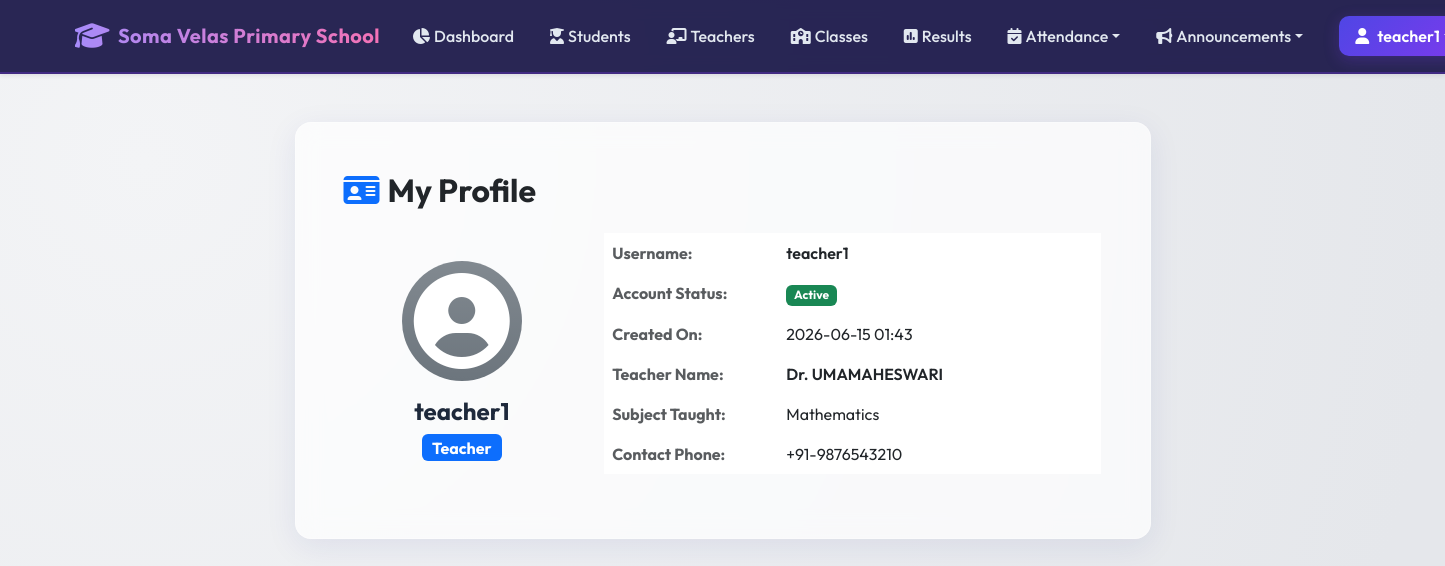
Page /auth/profile (signed in) on the committed database.
### models.py (models this page shows, shortened)
class User(db.Model):
    __tablename__ = 'users'
    id = db.Column(db.Integer, primary_key=True)
    username = db.Column(db.String(100), unique=True, nullable=False)
    password_hash = db.Column(db.String(255), nullable=False)
    role_id = db.Column(db.Integer, db.ForeignKey('roles.id'), nullable=False)
    is_active = db.Column(db.Boolean, default=True, nullable=False)
    created_at = db.Column(db.DateTime, default=datetime.utcnow)
    teacher_profile = db.relationship('Teacher', backref='user', uselist=False, cascade="all, delete-orphan")
    student_profile = db.relationship('Student', backref='user', uselist=False, cascade="all, delete-orphan")
    def has_permission(self, perm_name):
        return any(p.name == perm_name for p in self.role.permissions)

class Role(db.Model):
    __tablename__ = 'roles'
    id = db.Column(db.Integer, primary_key=True)
    name = db.Column(db.String(50), unique=True, nullable=False) # e.g. Principal, Teacher, Student Representative, Student
    description = db.Column(db.String(255))
    users = db.relationship('User', backref='role', lazy=True)
    permissions = db.relationship('Permission', secondary=role_permissions, backref=db.backref('roles', lazy='dynamic'))

class Teacher(db.Model):
    __tablename__ = 'teachers'
    id = db.Column(db.Integer, primary_key=True)
    user_id = db.Column(db.Integer, db.ForeignKey('users.id', ondelete='CASCADE'), unique=True, nullable=False)
    name = db.Column(db.String(100), nullable=False)
    subject = db.Column(db.String(100), nullable=False)
    phone = db.Column(db.String(20), nullable=False)
    classes = db.relationship('Class', backref='teacher', lazy=True)

### blueprints/auth.py (the view)
@auth_bp.route('/profile')
@login_required
def profile():
    return render_template('auth/profile.html', user=g.current_user)

### templates/auth/profile.html (shortened to what this page needs)
{% extends "base.html" %}
{% block content %}
<div class="row justify-content-center">
    <div class="col-md-8">
        <div class="glass-panel p-5">
            <h2 class="fw-bold mb-4 text-dark"><i class="fa-solid fa-id-card me-2 text-primary"></i>My Profile</h2>
            <div class="row g-4 align-items-center">
                <div class="col-md-4 text-center">
                    <div class="bg-secondary bg-gradient text-white rounded-circle d-inline-flex align-items-center justify-content-center" style="width: 120px; height: 120px;">
                        <i class="fa-solid fa-user-circle" style="font-size: 6rem;"></i>
                    </div>
                    <h4 class="mt-3 fw-bold">{{ user.username }}</h4>
                    <span class="badge bg-primary fs-6">{{ user.role.name }}</span>
                </div>
                <div class="col-md-8">
                    <table class="table table-borderless">
                        <tbody>
                            <tr>
                                <th class="text-muted" style="width: 35%;">Username:</th>
                                <td class="fw-semibold">{{ user.username }}</td>
                            </tr>
                            <tr>
                                <th class="text-muted">Account Status:</th>
                                <td><span class="badge bg-success">Active</span></td>
                            </tr>
                            <tr>
                                <th class="text-muted">Created On:</th>
                                <td>{{ user.created_at.strftime('%Y-%m-%d %H:%M') }}</td>
                            </tr>
                            {% if user.teacher_profile %}
                                <tr>
                                    <th class="text-muted">Teacher Name:</th>
                                    <td class="fw-semibold">{{ user.teacher_profile.name }}</td>
                                </tr>
                                <tr>
                                    <th class="text-muted">Subject Taught:</th>
                                    <td>{{ user.teacher_profile.subject }}</td>
                                </tr>
                                <tr>
                                    <th class="text-muted">Contact Phone:</th>
                                    <td>{{ user.teacher_profile.phone }}</td>
                                </tr>
                            {% endif %}
                        </tbody>
                    </table>
                </div>
            </div>
        </div>
    </div>
</div>
{% endblock %}

### templates/base.html (shortened to what this page needs)
<!DOCTYPE html>
<html lang="en">
<head>
    <link href="https://cdn.jsdelivr.net/npm/bootstrap@5.3.0/dist/css/bootstrap.min.css" rel="stylesheet">
    <link href="https://cdnjs.cloudflare.com/ajax/libs/font-awesome/6.4.0/css/all.min.css" rel="stylesheet">
    <link href="{{ url_for('static', filename='css/portal.css') }}" rel="stylesheet">
</head>
<body>
    <nav class="navbar navbar-expand-lg navbar-dark navbar-premium py-3 mb-4 shadow-sm">
        <div class="container">
            <a class="navbar-brand d-flex align-items-center" href="{{ url_for('root') }}">
                <i class="fa-solid fa-graduation-cap me-2 fs-3"></i>
                <span>Soma Velas Primary School</span>
            </a>
            <div class="collapse navbar-collapse" id="navbarNav">
                <ul class="navbar-nav ms-auto align-items-center gap-1">
                    {% if current_user %}
                        <li class="nav-item">
                            <a class="nav-link nav-link-premium d-flex align-items-center" href="{{ url_for('home') }}">
                                <i class="fa-solid fa-chart-pie me-1"></i> Dashboard
                            </a>
                        </li>
                        {% if current_user.role.name in ['Principal', 'Teacher', 'Student Representative'] %}
                            <li class="nav-item">
                                <a class="nav-link nav-link-premium d-flex align-items-center" href="{{ url_for('academic.students_list') }}">
                                    <i class="fa-solid fa-user-graduate me-1"></i> Students
                                </a>
                            </li>
                        {% endif %}
                        {% if current_user.role.name in ['Principal', 'Teacher'] %}
                            <li class="nav-item">
                                <a class="nav-link nav-link-premium d-flex align-items-center" href="{{ url_for('academic.teachers_list') }}">
                                    <i class="fa-solid fa-chalkboard-user me-1"></i> Teachers
                                </a>
                            </li>
                        {% endif %}
                        <li class="nav-item">
                            <a class="nav-link nav-link-premium d-flex align-items-center" href="{{ url_for('academic.classes_list') }}">
                                <i class="fa-solid fa-school me-1"></i> Classes
                            </a>
                        </li>
                        <li class="nav-item">
                            <a class="nav-link nav-link-premium d-flex align-items-center" href="{{ url_for('academic.results_list') }}">
                                <i class="fa-solid fa-square-poll-vertical me-1"></i> Results
                            </a>
                        </li>
                        <li class="nav-item dropdown">
                            <a class="nav-link nav-link-premium dropdown-toggle d-flex align-items-center" href="#" id="navbarDropdown" role="button" data-bs-toggle="dropdown" aria-expanded="false">
                                <i class="fa-solid fa-calendar-check me-1"></i> Attendance
                            </a>
                        </li>
                        <li class="nav-item dropdown">
                            <a class="nav-link nav-link-premium dropdown-toggle d-flex align-items-center" href="#" id="navbarAnnouncementsDropdown" role="button" data-bs-toggle="dropdown" aria-expanded="false">
                                <i class="fa-solid fa-bullhorn me-1"></i> Announcements
                            </a>
                        </li>
                        <li class="nav-item ms-lg-3">
                            <div class="dropdown">
                                <a class="btn btn-premium px-3 py-2 d-flex align-items-center dropdown-toggle" href="#" role="button" id="userMenuLink" data-bs-toggle="dropdown" aria-expanded="false">
                                    <i class="fa-solid fa-user me-2"></i> {{ current_user.username }}
                                </a>
                            </div>
                        </li>
                    {% else %}
                        <li class="nav-item">
                            <a class="btn btn-premium px-4" href="{{ url_for('auth.login') }}">
                                <i class="fa-solid fa-right-to-bracket me-2"></i> Login
                            </a>
                        </li>
                    {% endif %}
                </ul>
            </div>
        </div>
    </nav>
    <div class="container my-5">
        <div class="row justify-content-center">
            <div class="col-12">
                {% block content %}{% endblock %}
            </div>
        </div>
    </div>
</body>
</html>

### static/css/portal.css (style rules this page uses)
:root { --primary-gradient: linear-gradient(135deg, #4f46e5 0%, #7c3aed 100%); --glass-bg: rgba(255, 255, 255, 0.7); --glass-border: rgba(255, 255, 255, 0.3); --dark-primary: #1e1b4b; --dark-secondary: #312e81; --accent: #f43f5e; --success: #10b981; --warning: #f59e0b; --info: #06b6d4; --text-main: #1e293b; --text-muted: #64748b; --bg-main: #f8fafc; }
body { font-family: 'Outfit', sans-serif; background: radial-gradient(circle at 10% 20%, rgba(243, 244, 246, 1) 0%, rgba(229, 231, 235, 1) 90%); min-height: 100vh; color: var(--text-main); overflow-x: hidden; }
.glass-panel { background: var(--glass-bg); backdrop-filter: blur(12px); -webkit-backdrop-filter: blur(12px); border: 1px solid var(--glass-border); border-radius: 16px; box-shadow: 0 8px 32px 0 rgba(31, 38, 135, 0.08); transition: all 0.3s cubic-bezier(0.4, 0, 0.2, 1); }
.navbar-premium { background: rgba(30, 27, 75, 0.95) !important; backdrop-filter: blur(8px); border-bottom: 2px solid rgba(124, 58, 237, 0.3); }
.navbar-brand { font-weight: 700; letter-spacing: 0.5px; background: linear-gradient(to right, #a78bfa, #f472b6); -webkit-background-clip: text; -webkit-text-fill-color: transparent; }
.nav-link-premium { color: #e2e8f0 !important; font-weight: 500; padding: 0.5rem 1rem !important; border-radius: 8px; transition: all 0.2s ease; }
.btn-premium { background: var(--primary-gradient); color: white !important; border: none; font-weight: 600; border-radius: 10px; padding: 0.6rem 1.5rem; box-shadow: 0 4px 15px rgba(124, 58, 237, 0.25); transition: all 0.2s ease; }

### rows in the picture
User: username "teacher1", created_at "2026-06-15 01:43"
Role: role.name "Teacher"
Teacher: teacher_profile.name "Dr. UMAMAHESWARI", teacher_profile.subject "Mathematics", teacher_profile.phone "+91-9876543210"
